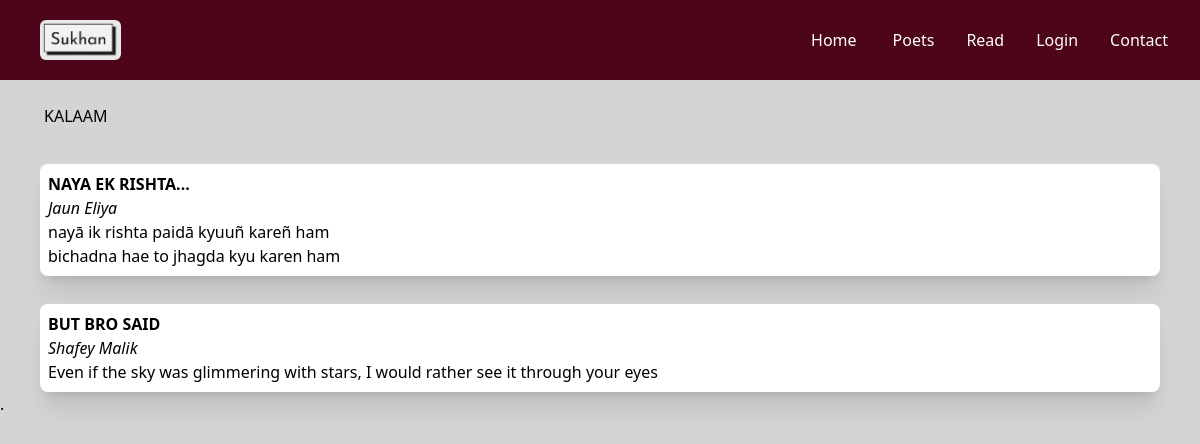
Before: /read/ with the older database file.
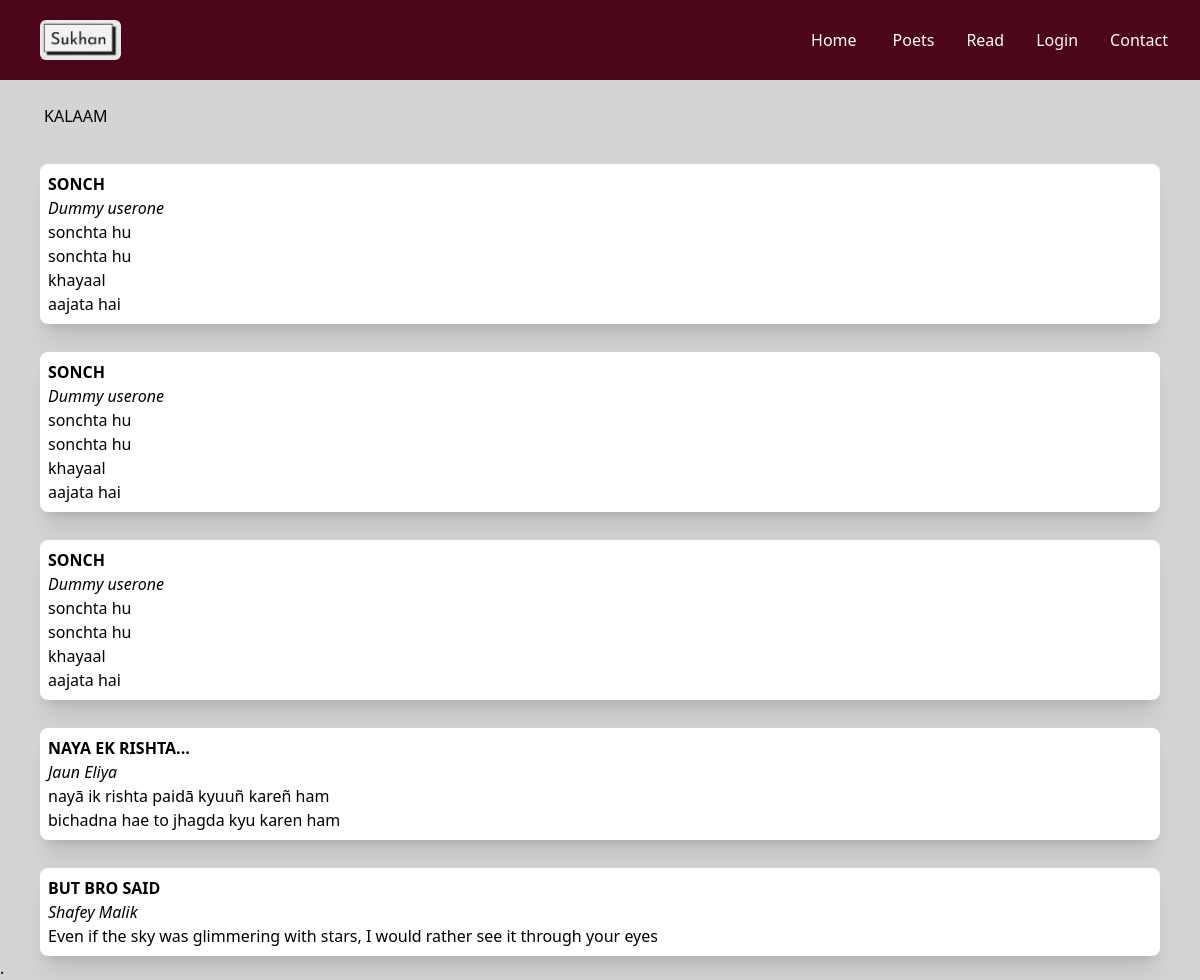
After: the same page with the newer database file.
### dekhta/models.py (models this page shows, shortened)
class Post(models.Model):
    title = models.CharField(max_length = 40, null = True)
    d_time = models.DateTimeField(default=datetime.now())
    data = models.TextField()
    poet_id = models.ForeignKey('Poets', on_delete=models.CASCADE, default=-1)

class Poets(models.Model):
    user = models.OneToOneField(User, on_delete=models.CASCADE, null=True)
    first_name = models.CharField(max_length = 25)
    last_name = models.CharField(max_length = 25)
    posts_count = models.IntegerField(default = 0)
    pfp = models.ImageField(default = 'default.jpg', upload_to = PoetProfilePicPath('pfps'))

### dekhta/views.py (the view)
# urls.py: path('read/', views.read, name = 'read'),
def read(request):
    all_posts = Post.objects.all().values()
    poets = Poets.objects.all().values()
    return render(request, 'read.html',{'allposts':all_posts, 'poet':poets})

### dekhta/templates/read.html
{% extends  'navbar.html' %}
{% block content %}
<main class="bg-neutral-300 px-5 md:px-10 h-max ">
    <div class="">
        <h1 class="pl-1 py-6">KALAAM</h1>
        <div class="grid grid-flow-row space-y-4  ">
            {% for p in allposts reversed%}
            <a href="{% url 'post_detail' p.id %}">
            <div class="bg-white rounded-lg shadow-xl mt-3 p-2 cursor-pointer hover:bg-rose-100 ">
                <h1 class="font-bold">{{p.title|upper}}</h1>
                {% for q in poet %}
                    {% if p.poet_id_id is q.id %}
                    <h2 class="italic">{{q.first_name}} {{q.last_name}}</h2>
                    {% endif %}
                {% endfor %}
                <p>{{p.data|linebreaks}} </p>
            </div>
            </a>
            {% endfor %}
        </div>
</main>
{% endblock content %}

Changed rows visible on the page:
added Post: title "SONCH", data "sonchta hu sonchta hu khayaal aajata hai"
now on this page (row edited): Poets: first_name "Dummy", last_name "userone"
added Post: title "SONCH", data "sonchta hu sonchta hu khayaal aajata hai"
added Post: title "SONCH", data "sonchta hu sonchta hu khayaal aajata hai"
